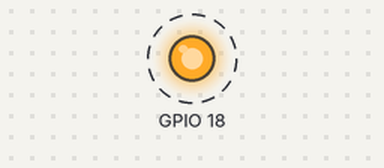
The program below on a simulated Raspberry Pi (BCM pin numbers). Shown: output pins drawn as LEDs (lit = HIGH). Dashed ring = blinking.

Above: at 0.5 s.
Timing chart, 0 to 4.6 s (numbered marks = the images above):
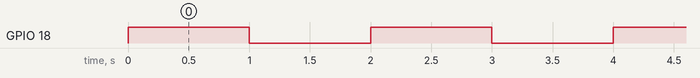

The program:

blinking_led.py
```python
import RPi.GPIO as GPIO
import time


def setup():
    GPIO.setwarnings(False)
    GPIO.setmode(GPIO.BCM)
    GPIO.setup(18, GPIO.OUT)


def loop():
    GPIO.output(18, True)
    time.sleep(1)
    GPIO.output(18, False)
    time.sleep(1)


setup()
while True:
    loop()
```

Measured:
- by itself, GPIO 18: alternates HIGH for 1.0 s and LOW for 1.0 s
